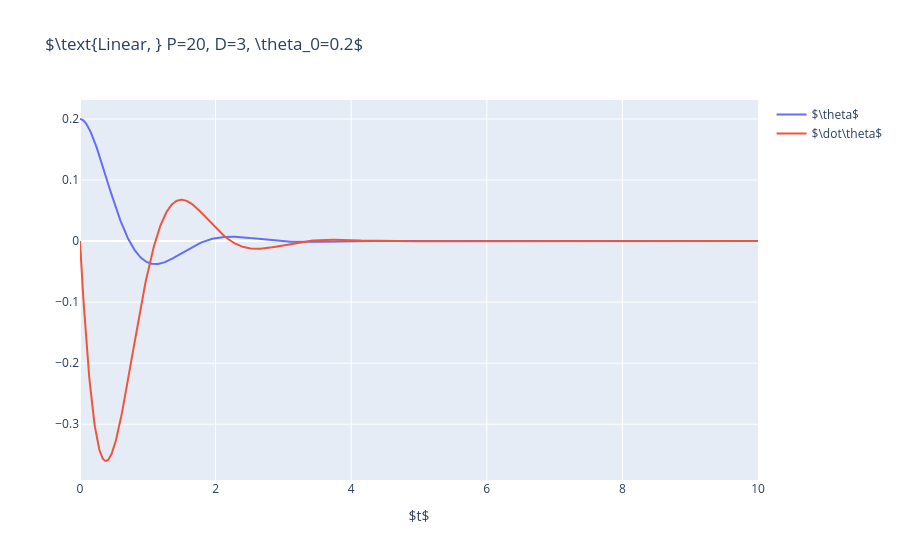

The code cell stored with this chart in its notebook:
### Code cell
import plotly.graph_objects as go

# plot speed as well

go.Figure(
    data=[
        go.Scatter(x=solution.t, y=solution.y[0], name=r"$\theta$"),
        go.Scatter(x=solution.t, y=solution.y[1], name=r"$\dot\theta$"),
    ],
    layout=go.Layout(
        title=rf"$\text{{Linear, }} P={P}, D={D}, \theta_0={theta_0}$",
        xaxis_title=r"$t$",
    )
)

### Figure 1 — Plotly figure (JSON) as saved in the notebook; plotly's stock layout.template omitted (floating-point values rounded to 4 significant figures; data arrays with more than 128 entries replaced by an {"elided": "..."} marker saying what was removed)
{"data": [{"name": "$\\theta$", "type": "scatter", "x": {"elided": "1003 float values"}, "y": {"elided": "1003 float values"}}, {"name": "$\\dot\\theta$", "type": "scatter", "x": {"elided": "1003 float values"}, "y": {"elided": "1003 float values"}}], "layout": {"title": {"text": "$\\text{Linear, } P=20, D=3, \\theta_0=0.2$"}, "xaxis": {"title": {"text": "$t$"}}}}
